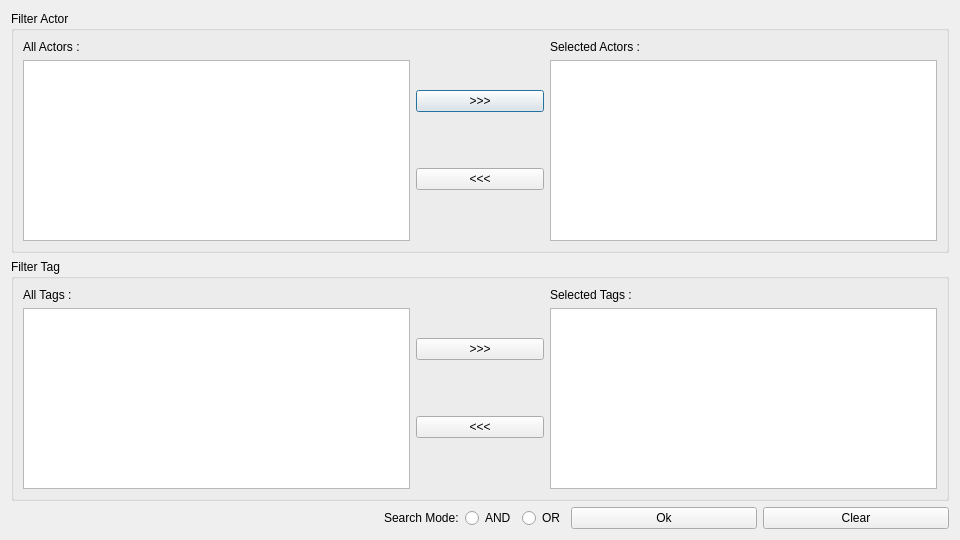
<?xml version="1.0" encoding="UTF-8"?>
<ui version="4.0">
 <class>Dialog</class>
 <widget class="QDialog" name="Dialog">
  <property name="geometry">
   <rect>
    <x>0</x>
    <y>0</y>
    <width>960</width>
    <height>540</height>
   </rect>
  </property>
  <property name="minimumSize">
   <size>
    <width>960</width>
    <height>540</height>
   </size>
  </property>
  <property name="maximumSize">
   <size>
    <width>960</width>
    <height>540</height>
   </size>
  </property>
  <property name="windowTitle">
   <string>Dialog</string>
  </property>
  <layout class="QVBoxLayout" name="verticalLayout" stretch="10,1">
   <item>
    <layout class="QVBoxLayout" name="verticalLayout_2" stretch="1,1">
     <item>
      <widget class="QGroupBox" name="actorGroupBox">
       <property name="title">
        <string>Filter Actor</string>
       </property>
       <layout class="QHBoxLayout" name="horizontalLayout" stretch="3,1,3">
        <item>
         <layout class="QVBoxLayout" name="verticalLayout_5">
          <item>
           <widget class="QLabel" name="label">
            <property name="text">
             <string>All Actors :</string>
            </property>
           </widget>
          </item>
          <item>
           <widget class="QListWidget" name="actorListWidget"/>
          </item>
         </layout>
        </item>
        <item>
         <layout class="QVBoxLayout" name="verticalLayout_3">
          <item>
           <widget class="QPushButton" name="selectActorBtn">
            <property name="text">
             <string>&gt;&gt;&gt;</string>
            </property>
           </widget>
          </item>
          <item>
           <widget class="QPushButton" name="deselectActorBtn">
            <property name="text">
             <string>&lt;&lt;&lt;</string>
            </property>
           </widget>
          </item>
         </layout>
        </item>
        <item>
         <layout class="QVBoxLayout" name="verticalLayout_6">
          <item>
           <widget class="QLabel" name="label_2">
            <property name="text">
             <string>Selected Actors :</string>
            </property>
           </widget>
          </item>
          <item>
           <widget class="QListWidget" name="selActorListWidget">
            <property name="autoFillBackground">
             <bool>false</bool>
            </property>
           </widget>
          </item>
         </layout>
        </item>
       </layout>
      </widget>
     </item>
     <item>
      <widget class="QGroupBox" name="tagGroupBox">
       <property name="title">
        <string>Filter Tag</string>
       </property>
       <layout class="QHBoxLayout" name="horizontalLayout_3" stretch="3,1,3">
        <item>
         <layout class="QVBoxLayout" name="verticalLayout_7">
          <item>
           <widget class="QLabel" name="label_3">
            <property name="text">
             <string>All Tags :</string>
            </property>
           </widget>
          </item>
          <item>
           <widget class="QListWidget" name="tagListWidget"/>
          </item>
         </layout>
        </item>
        <item>
         <layout class="QVBoxLayout" name="verticalLayout_4">
          <item>
           <widget class="QPushButton" name="selectTagBtn">
            <property name="text">
             <string>&gt;&gt;&gt;</string>
            </property>
           </widget>
          </item>
          <item>
           <widget class="QPushButton" name="deselectTagBtn">
            <property name="text">
             <string>&lt;&lt;&lt;</string>
            </property>
           </widget>
          </item>
         </layout>
        </item>
        <item>
         <layout class="QVBoxLayout" name="verticalLayout_8">
          <item>
           <widget class="QLabel" name="label_4">
            <property name="text">
             <string>Selected Tags :</string>
            </property>
           </widget>
          </item>
          <item>
           <widget class="QListWidget" name="selTagListWidget"/>
          </item>
         </layout>
        </item>
       </layout>
      </widget>
     </item>
    </layout>
   </item>
   <item>
    <layout class="QHBoxLayout" name="horizontalLayout_2" stretch="6,2,3,3">
     <item>
      <spacer name="horizontalSpacer">
       <property name="orientation">
        <enum>Qt::Horizontal</enum>
       </property>
       <property name="sizeType">
        <enum>QSizePolicy::Expanding</enum>
       </property>
       <property name="sizeHint" stdset="0">
        <size>
         <width>40</width>
         <height>20</height>
        </size>
       </property>
      </spacer>
     </item>
     <item>
      <layout class="QHBoxLayout" name="horizontalLayout_4">
       <item>
        <widget class="QLabel" name="label_5">
         <property name="text">
          <string>Search Mode:</string>
         </property>
        </widget>
       </item>
       <item>
        <widget class="QRadioButton" name="andRadioBtn">
         <property name="text">
          <string>AND</string>
         </property>
        </widget>
       </item>
       <item>
        <widget class="QRadioButton" name="orRadioBtn">
         <property name="text">
          <string>OR</string>
         </property>
        </widget>
       </item>
      </layout>
     </item>
     <item>
      <widget class="QPushButton" name="okBtn">
       <property name="text">
        <string>Ok</string>
       </property>
      </widget>
     </item>
     <item>
      <widget class="QPushButton" name="clearBtn">
       <property name="text">
        <string>Clear</string>
       </property>
      </widget>
     </item>
    </layout>
   </item>
  </layout>
 </widget>
 <resources/>
 <connections/>
</ui>
